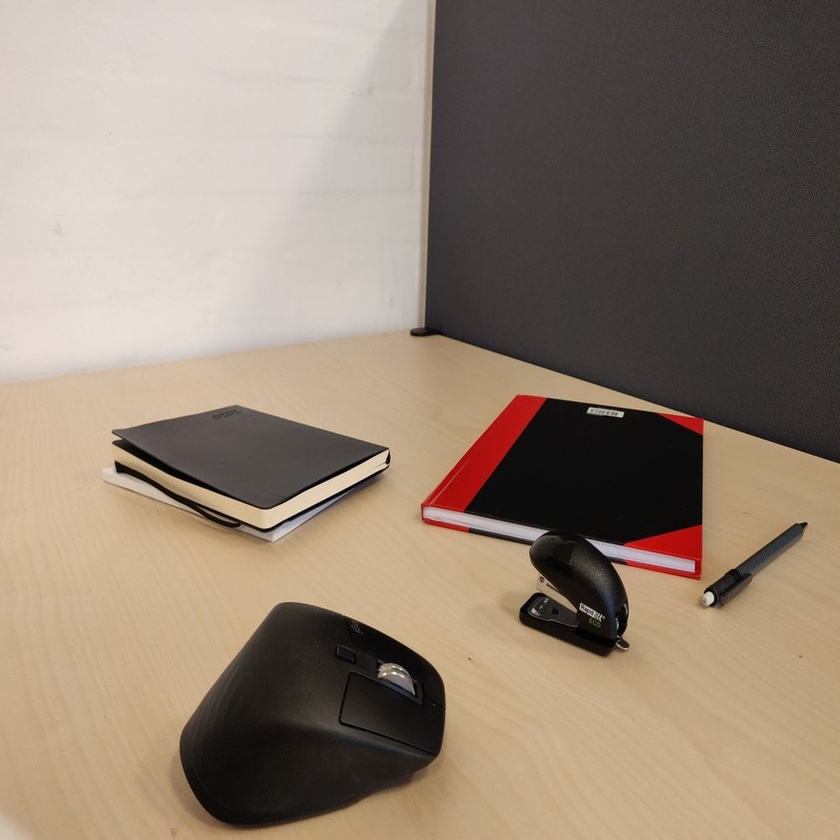
#> input picture src/day3_ex_week_2/OF1.jpg, 840 x 840 px, shrunk from 1000 x 1000 before the run
$ jupyter execute 'Exercise 4 - Optical Flow.ipynb'
#> lines starting #> are read from the running program, lines starting #| are printed output that depends on the picture
# Optical Flow
## Sparse Optical Flow

As always start by importing the relevant packages.

[cell 1]
import cv2
import numpy as np
from matplotlib import pyplot as plt

Load the images `OF1.jpg` and `OF2.jpg` and change them to grayscale.

[cell 2]
img1 = cv2.imread('OF1.jpg')
#> img1 is the input picture: shape (840, 840, 3); mean B, G, R 114.7, 130.1, 146.2
img2 = cv2.imread('OF2.jpg')
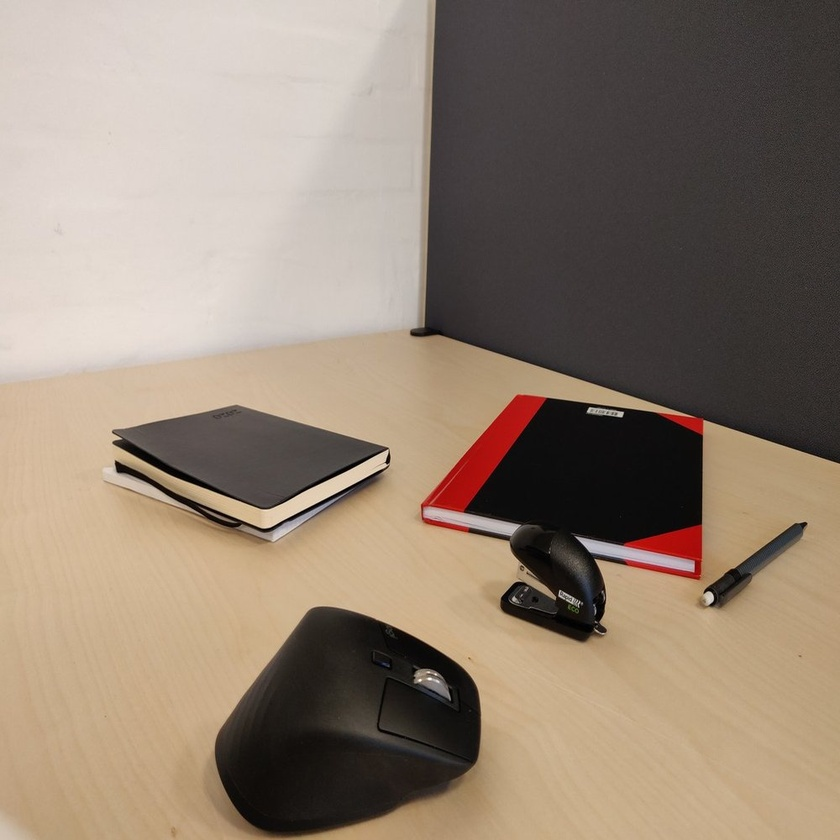
#> input picture src/day3_ex_week_2/OF2.jpg, 840 x 840 px, shrunk from 1000 x 1000 before the run
#> img2 is the input picture: shape (840, 840, 3); mean B, G, R 114.9, 130.4, 146.4

b,g,r = cv2.split(img1) # Changing the order from bgr to rgb so that matplotlib can show it
img1 = cv2.merge([r,g,b])
b,g,r = cv2.split(img2) # Changing the order from bgr to rgb so that matplotlib can show it
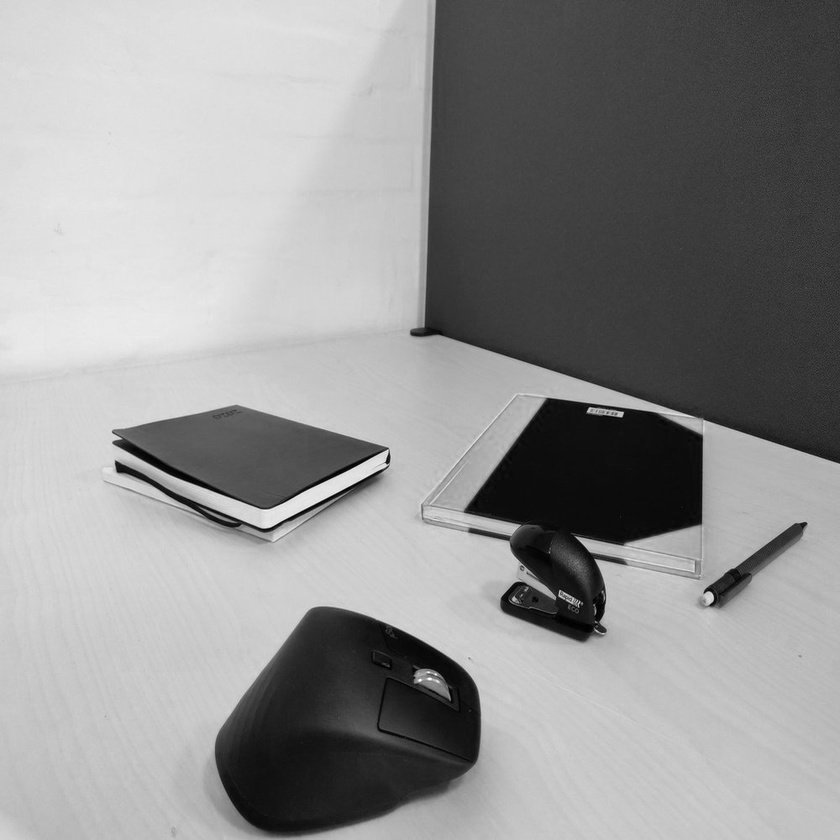
#> r: shape (840, 840); min 0, max 255, mean 146.4
img2 = cv2.merge([r,g,b])

gray1 = cv2.cvtColor(img1, cv2.COLOR_RGB2GRAY)
gray2 = cv2.cvtColor(img2, cv2.COLOR_RGB2GRAY)

plt.figure(figsize = (18,18))
plt.subplot(1,2,1)
plt.imshow(gray1, cmap = 'gray')
plt.subplot(1,2,2)
plt.imshow(gray2, cmap = 'gray')

They look pretty much the same. We can now use optical flow to find out how the objects in the picutures have moved. We do this by first using [`cv2.goodFeaturesToTrack`](https://docs.opencv.org/4.7.0/dd/d1a/group__imgproc__feature.html#ga1d6bb77486c8f92d79c8793ad995d541) to find features in the first image. You can play around with the parameters to see the difference.

[cell 3]
feat1 = cv2.goodFeaturesToTrack(gray1, maxCorners=100, qualityLevel=0.3, minDistance=7)
#> feat1 = 23 rows, first 8: [386, 462], [623, 412], [581, 603], [115, 461], [533, 608], [587, 412], [806, 523], [602, 616]

Next we use the function [`cv2.calcOpticalFlowPyrLK`](https://docs.opencv.org/4.7.0/dc/d6b/group__video__track.html#ga473e4b886d0bcc6b65831eb88ed93323) to track the features in the next image.

[cell 4]
feat2, status, error = cv2.calcOpticalFlowPyrLK(gray1, gray2, feat1, None)
#> feat2 = 23 rows, first 8: [386, 461.9], [622.8, 411.9], [560, 589.9], [115.2, 460.9], [513.8, 596.5], [586.9, 411.9], [805.7, 522.9], [580.4, 602.4]; status = 23 values from 1 to 1; error = 23 values, max 15.52 at index 16, min 2.23 at index 22, mean 5.7

We now have the location of the features from the first image in the second image. To find the movement, we can draw a line between the keypoints.

[cell 5]
r = img2.copy()
for i in range(len(feat1)):
    f10=int(feat1[i][0][0])
    f11=int(feat1[i][0][1])
    f20=int(feat2[i][0][0])
    f21=int(feat2[i][0][1])
    cv2.line(r, (f10,f11), (f20, f21), (0, 255, 0), 2)
    cv2.circle(r, (f10, f11), 5, (0, 255, 0), -1)
#> this loop made 23 passes
#> (f10, f11, f20, f21) on passes 1 to 12: (386, 462, 386, 461), (623, 412, 622, 411), (581, 603, 559, 589), (115, 461, 115, 460), (533, 608, 513, 596), (587, 412, 586, 411), (806, 523, 805, 522), (602, 616, 580, 602), (612, 563, 594, 559), (388, 449, 387, 448), (693, 571, 692, 570), (113, 442, 113, 441)
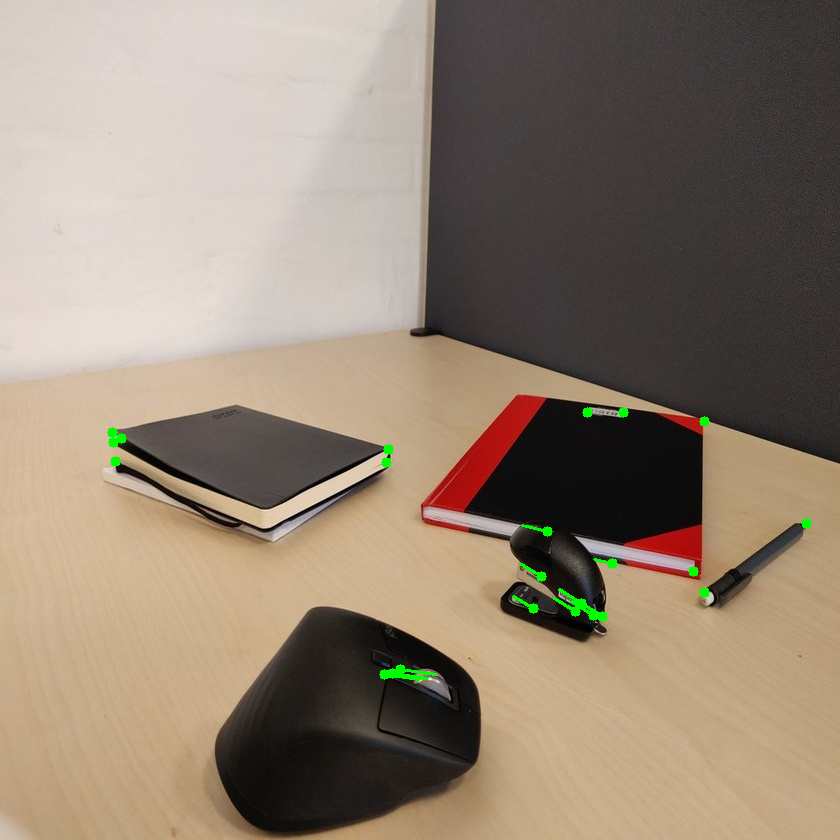
#> r: shape (840, 840, 3); mean R, G, B 146.1, 131, 114.7

plt.figure(figsize=(15,15))
plt.imshow(r)

## Exercise 4a
Change the code such that only the keypoints that have moved will be showed in the image.

[cell 6]
thresh = 10

for i in range(len(feat1)):

    f10=int(feat1[i][0][0])
    f11=int(feat1[i][0][1])
    f20=int(feat2[i][0][0])
    f21=int(feat2[i][0][1])
    dist_squared = (f20 - f10)**2 + (f21 - f11)**2
    if dist_squared > thresh:
        cv2.line(img2, (f10,f11), (f20, f21), (0, 255, 0), 2)
        cv2.circle(img2, (f10, f11), 5, (0, 255, 0), -1)
#> this loop made 23 passes
#> (f10, f11, f20, f21, dist_squared) on passes 1 to 12: (386, 462, 386, 461, 1), (623, 412, 622, 411, 2), (581, 603, 559, 589, 680), (115, 461, 115, 460, 1), (533, 608, 513, 596, 544), (587, 412, 586, 411, 2), (806, 523, 805, 522, 2), (602, 616, 580, 602, 680), (612, 563, 594, 559, 340), (388, 449, 387, 448, 2), (693, 571, 692, 570, 2), (113, 442, 113, 441, 1)
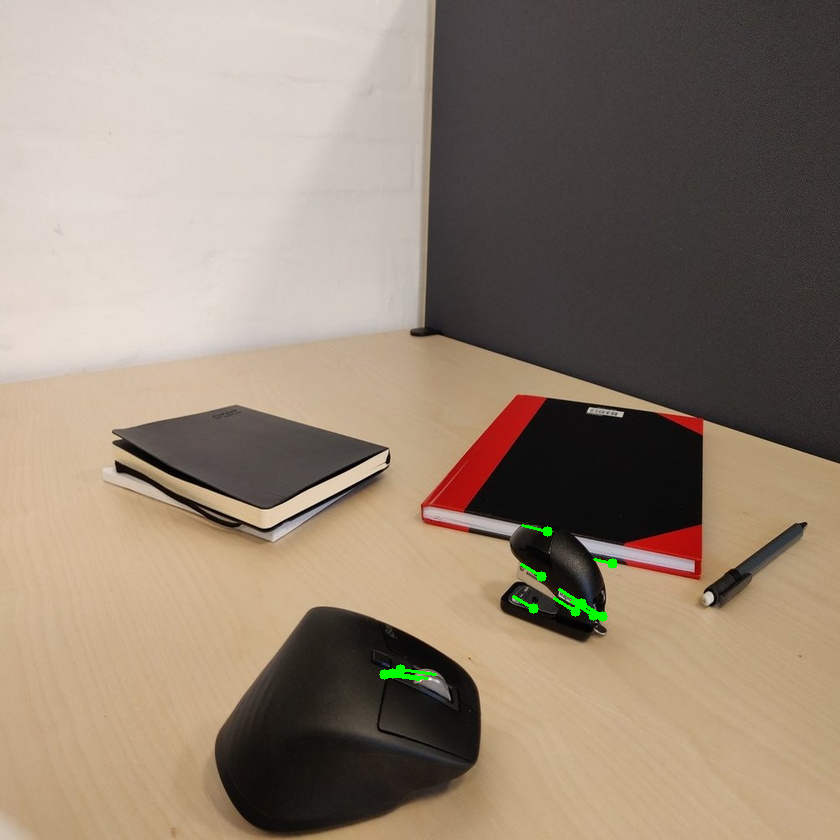
#> img2: shape (840, 840, 3); mean R, G, B 146.3, 130.8, 114.8

plt.figure(figsize=(15,15))
plt.imshow(img2)

## Dense Optical Flow
The sparse optical flow finds the flow of the detected keypoints. We will now try to use dense optical flow which, finds the flow of all the points in the picture.
For this example we use the same two images, so we don't have to load them again. To find the optical flow, we use the function [`cv2.calcOpticalFlowFarneback`](https://docs.opencv.org/4.7.0/dc/d6b/group__video__track.html#ga5d10ebbd59fe09c5f650289ec0ece5af). Check out the description to see what all the different parameters do, and try to change them to see the difference.

[cell 7]
flow = cv2.calcOpticalFlowFarneback(gray1, gray2, None, 0.5, 3, 15, 3, 5, 1.5, 0)

The function returns an array containing the flow vector for every pixel. This can be changed to a magnitude and an angle using the function [`cv2.cartToPolar`](https://docs.opencv.org/4.7.0/d2/de8/group__core__array.html#gac5f92f48ec32cacf5275969c33ee837d).

# Exercise 4b
Find a way to represent the flow in the image, for example, by drawing vectors the relevant places or by making a new image with colors representing the flow of every pixel. An example of retrieving the magnitude and angle is shown below, which you can use if you like.

[cell 8]
mag, ang = cv2.cartToPolar(flow[:,:,0], flow[:,:,1]) # Retrieving the magnitude and angle of every pixel
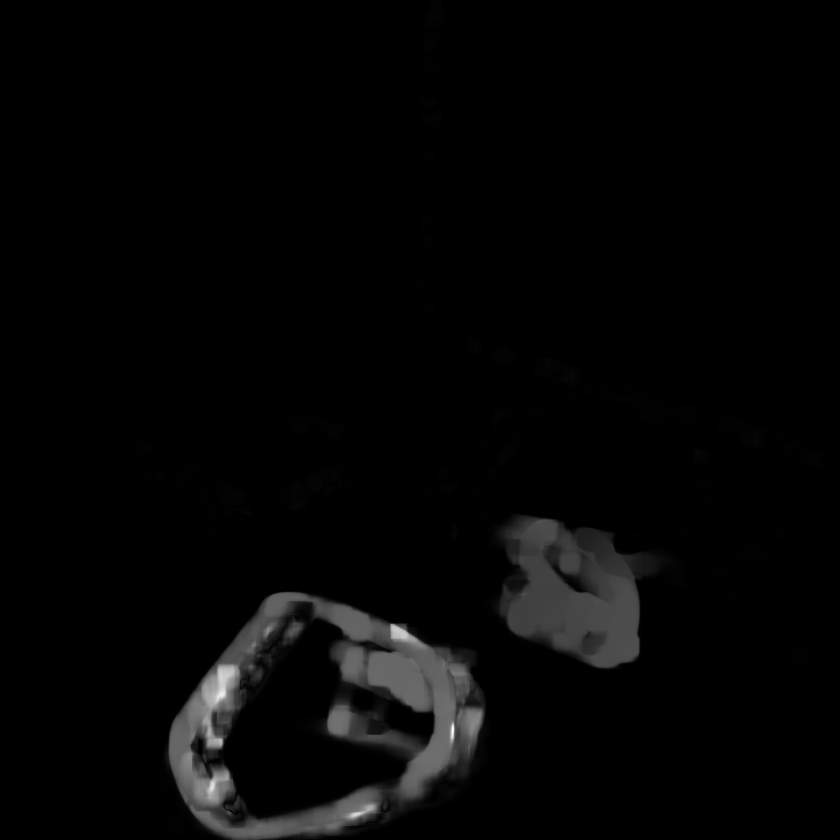
#> mag: shape (840, 840) float32; min 1.25e-07, max 87.98, mean 2; drawn with min black and max white
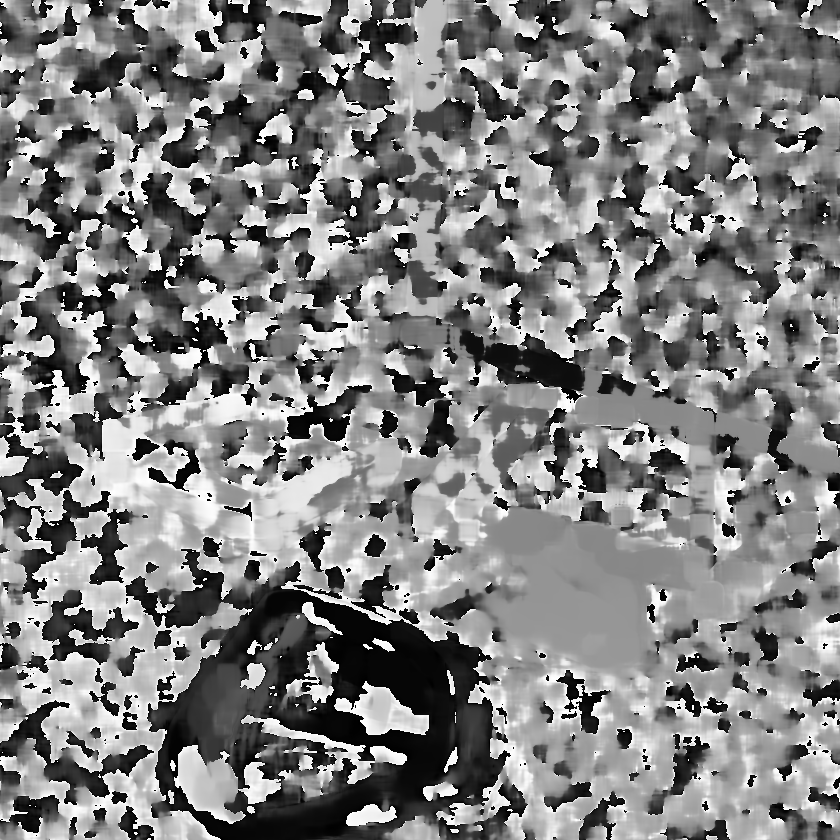
#> ang: shape (840, 840) float32; min 6.3e-06, max 6.28, mean 3.18; drawn with min black and max white

### Fill in some code to represent the flow here ###

plt.imshow(mag)
plt.show()

plt.imshow(ang)
